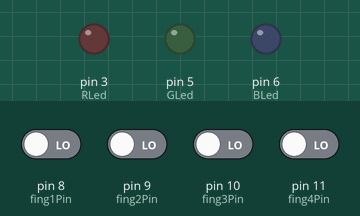
Recording of a sketch running on a simulated Arduino Uno, built with avr-gcc and run on an emulated ATmega328P. Parts: output pins drawn as LEDs (lit = HIGH). Dashed ring = blinking. The inputs (shaded band) are chosen by the test bench; at power-on: pin 8 (fing1Pin), pin 9 (fing2Pin), pin 10 (fing3Pin), pin 11 (fing4Pin) LOW. What the sketch prints to the serial monitor is not drawn.

Above: at 1.2 s.
1.3 s: pin 8 (fing1Pin) driven HIGH
At 1.6 s:
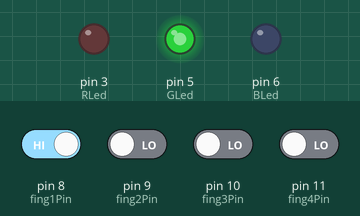
2.8 s: pin 9 (fing2Pin) driven HIGH
At 3.02 s:
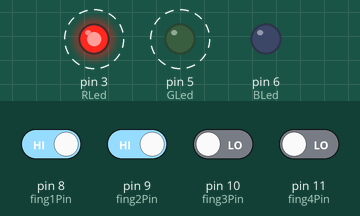
5.8 s: pin 10 (fing3Pin) driven HIGH
At 6.17 s:
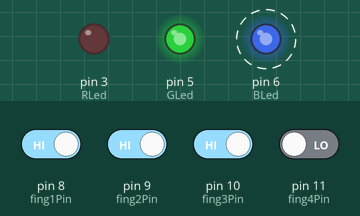
8.8 s: pin 11 (fing4Pin) driven HIGH
11.8 s: pin 11 (fing4Pin) driven LOW
14.8 s: pin 8 (fing1Pin) driven LOW
At 15.18 s:
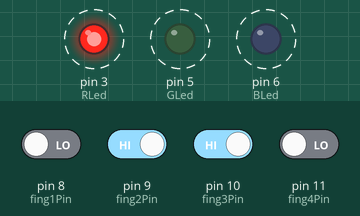
Timing chart, 0 to 18.8 s (numbered marks = the images above; inputs shaded):
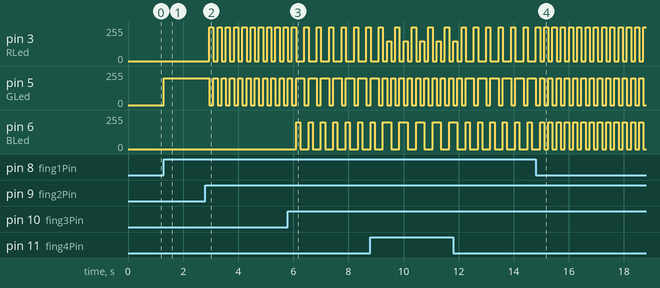

Measured:
- after the input at 1.3 s, pin 5 (GLed): 0/255 → 200/255 at once
- after the input at 2.8 s, pin 3 (RLed): alternates 255/255 for 0.15 s and 0/255 for 0.15 s, starting after 0.15 s; pin 5 (GLed): alternates 200/255 for 0.15 s and 0/255 for 0.15 s, starting after 0.15 s
- after the input at 5.8 s, pin 6 (BLed): alternates 200/255 for 0.15 s and 0/255 for 0.30 s, starting after 0.30 s
- after the input at 14.8 s, pin 3 (RLed): alternates 255/255 for 0.15 s and 0/255 for 0.15 s, starting after 0.31 s; pin 5 (GLed): alternates 200/255 for 0.15 s and 0/255 for 0.15 s, starting after 0.31 s; pin 6 (BLed): alternates 200/255 for 0.15 s and 0/255 for 0.15 s, starting after 0.46 s

The sketch:

W_I_G.ino
```cpp
/*play,pause,reverse,forward FullStop
1]player connects index finger to tumb.
2]arduino searches file index for first .wav file.
3]RGB led lights up(Fade) green to show a song is playing.
4]arduino plays .wav file.

5]the user presses the "Full Stop" button(on palm).
6] RGB fades out then lights up read.
*/
const int RLed = 3; //Pins for RGB led
const int GLed = 5; //
const int BLed = 6; //

int fing1Pin = 8;int fing1Trig; //Pins for finger/switchs
int fing2Pin = 9;int fing2Trig; //
int fing3Pin = 10;int fing3Trig; //
int fing4Pin = 11;int fing4Trig; //


void setup(){
  Serial.begin(9600);
  pinMode(RLed, OUTPUT);
  pinMode(GLed, OUTPUT);
  pinMode(BLed, OUTPUT);

  pinMode(fing1Pin, INPUT);
  pinMode(fing2Pin, INPUT);
  pinMode(fing3Pin, INPUT);
  pinMode(fing4Pin, INPUT);
}

void loop(){
  //read if the button is pressed
  fing1Trig = digitalRead(fing1Pin);
  fing2Trig = digitalRead(fing2Pin);
  fing3Trig = digitalRead(fing3Pin);
  fing4Trig = digitalRead(fing4Pin);

   if(fing1Trig == HIGH){
     ColorLED(0,200,0);
     Serial.write(1);
     delay(50);
     Serial.write(0);
     delay(100);
  }

  if(fing2Trig == HIGH){
    ColorLED(255,0,0);
    Serial.write(2);
    delay(50);
    Serial.write(0);
    delay(100);
  }

  if(fing3Trig == HIGH){
    ColorLED(0,200,200);
    Serial.write(3);
    delay(50);
    Serial.write(0);
    delay(100);
  }

  if(fing4Trig == HIGH){
    ColorLED(150,0,200);
    Serial.write(4);
    delay(50);
    Serial.write(0);
    delay(100);
  }

}

void ColorLED(int col1, int col2, int col3){
  analogWrite(RLed, col1); //lights up the RGB led based on indivdual color codes
  analogWrite(GLed, col2); //
  analogWrite(BLed, col3); //
}
```
